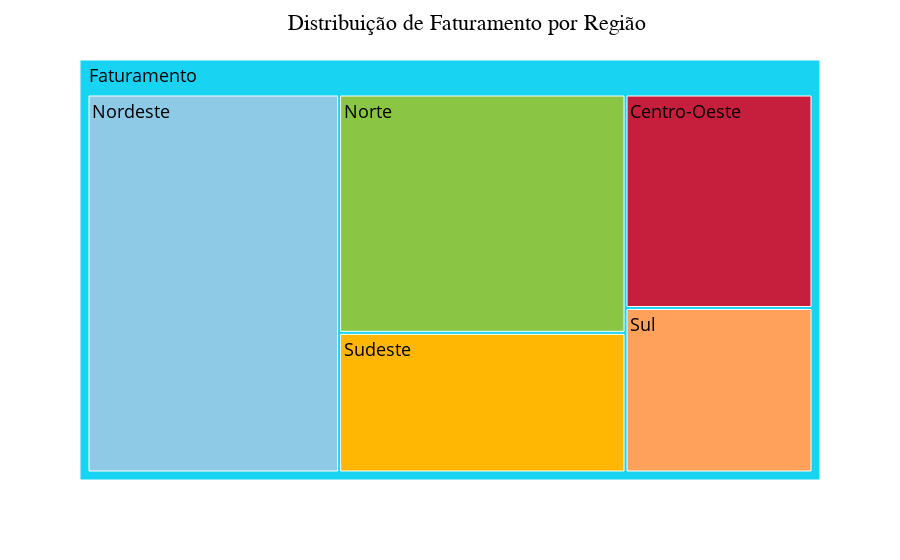

This figure's notebook cell:
### Code cell
#Ajuste de cores
regioes = df_comparativo_regioes['Região'].unique()
mapa_cores = dict(zip(regioes, cores[1:5]))

#Plotagem
plt.figure(figsize=(8, 6))
sns.set(style='whitegrid')
fig = px.treemap(
    df_comparativo_regioes,
    path=[px.Constant('Faturamento'), 'Região'], 
    values='Faturamento', 
    custom_data=['Região', 'Faturamento', 'Percentual Faturamento Total'],
    color='Região',
    color_discrete_map=mapa_cores
)

#Estilização
fig.update_layout(
    title=dict(
        text='Distribuição de Faturamento por Região',
        font=dict(size=22, family='Arial Black', color='black'),
        x=0.32,
        xanchor='left'
    )
)

fig.update_traces(
    textfont=dict(size=18, color='black'),
    hovertemplate=
        '<b>Região: %{customdata[0]}<b><br>' +
        'Faturamento: R$ %{customdata[1]:,.0f}<b><br>' +
        'Percentual p/ Faturamento Total: %{customdata[2]}<b>%<extra></extra>'  # 👈 Novo campo exibido
)

fig.show()

### Figure 1 — Plotly figure (JSON) as saved in the notebook; plotly's stock layout.template omitted (floating-point values rounded to 4 significant figures)
{"data": [{"branchvalues": "total", "customdata": [["Sudeste", 6824476, 14.6], ["Centro-Oeste", 6809368, 14.57], ["Nordeste", 16225186, 34.71], ["Norte", 11642920, 24.91], ["Sul", 5247325, 11.22], ["(?)", 46749275, "(?)"]], "domain": {"x": [0, 1], "y": [0, 1]}, "hovertemplate": "<b>Região: %{customdata[0]}<b><br>Faturamento: R$ %{customdata[1]:,.0f}<b><br>Percentual p/ Faturamento Total: %{customdata[2]}<b>%<extra></extra>", "ids": ["Faturamento/Sudeste", "Faturamento/Centro-Oeste", "Faturamento/Nordeste", "Faturamento/Norte", "Faturamento/Sul", "Faturamento"], "labels": ["Sudeste", "Centro-Oeste", "Nordeste", "Norte", "Sul", "Faturamento"], "marker": {"colors": ["#FFB703", "#C51F3D", "#8ECAE6", "#8ac543", "#FFA15A", "#19d3f3"]}, "name": "", "parents": ["Faturamento", "Faturamento", "Faturamento", "Faturamento", "Faturamento", ""], "textfont": {"color": "black", "size": 18}, "type": "treemap", "values": [6824476, 6809368, 16225186, 11642920, 5247325, 46749275]}], "layout": {"legend": {"tracegroupgap": 0}, "margin": {"t": 60}, "title": {"font": {"color": "black", "family": "Arial Black", "size": 22}, "text": "Distribuição de Faturamento por Região", "x": 0.32, "xanchor": "left"}}}
